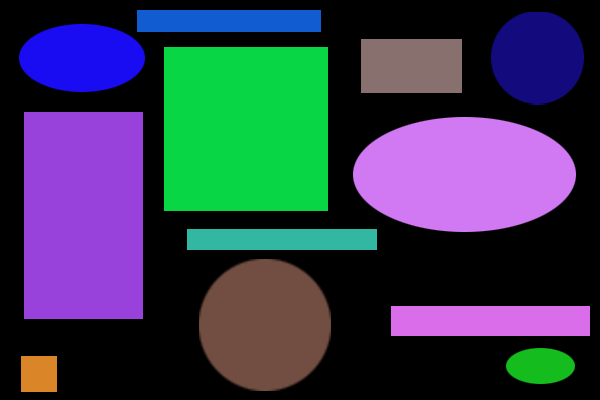
#> input picture remove-contours/shapes.png, 600 x 400 px
$ python remove_contours.py
#> lines starting #> are read from the running program, lines starting #| are printed output that depends on the picture; after the words box and inside, x2 and y2 are one past the last pixel; in counts of white or black regions, pixels touching at a corner belong together
# USAGE
# python remove_contours.py

# import the necessary packages
import numpy as np
import imutils
import cv2

def is_contour_bad(c):
	# approximate the contour
	peri = cv2.arcLength(c, True)
	approx = cv2.approxPolyDP(c, 0.02 * peri, True)

	# the contour is 'bad' if it is not a rectangle
	return not len(approx) == 4

# load the shapes image, convert it to grayscale, and edge edges in
# the image
image = cv2.imread("shapes.png")
#> image is the input picture: shape (400, 600, 3); mean B, G, R 79.6, 58, 52.9
gray = cv2.cvtColor(image, cv2.COLOR_BGR2GRAY)
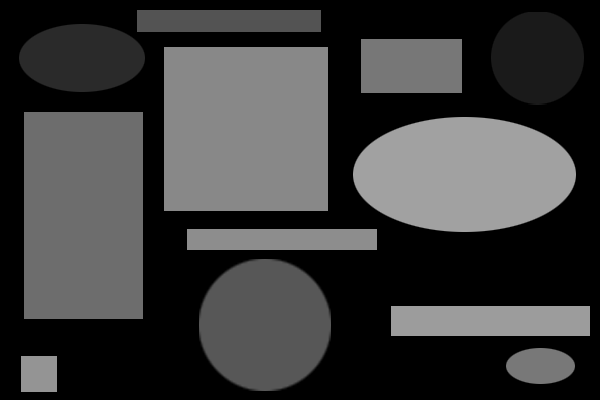
#> gray: shape (400, 600); min 0, max 161, mean 58.9
edged = cv2.Canny(gray, 50, 100)
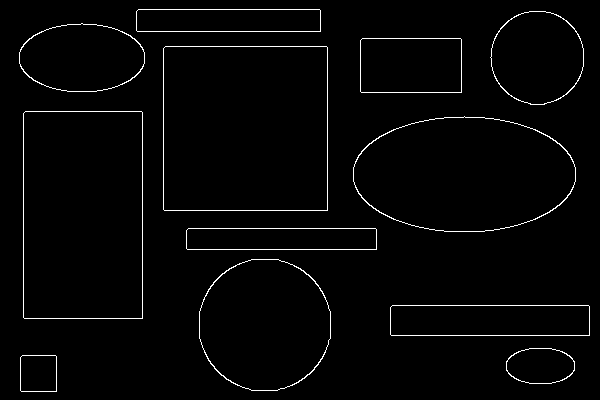
#> edged: shape (400, 600); 2.1% white in thin lines or dots
cv2.imshow("Original", image)

# find contours in the image and initialize the mask that will be
# used to remove the bad contours
cnts = cv2.findContours(edged.copy(), cv2.RETR_LIST, cv2.CHAIN_APPROX_SIMPLE)
#> cnts = 24 contours; largest, box (x1, y1, x2, y2) and area: (163, 46, 328, 211) 26893, (163, 46, 328, 211) 26892, (23, 111, 143, 319) 24630, (23, 111, 143, 319) 24630, (353, 116, 576, 232) 20177
cnts = imutils.grab_contours(cnts)
mask = np.ones(image.shape[:2], dtype="uint8") * 255

# loop over the contours
for c in cnts:
	# if the contour is bad, draw it on the mask
	if is_contour_bad(c):
		cv2.drawContours(mask, [c], -1, 0, -1)
#> this loop made 24 passes
#> (peri in is_contour_bad, approx in is_contour_bad) on passes 1, 2, 5, 6, 9, 10, 13, 14, 15, 16, 17, 18: (141.1, [[22, 355], [56, 356], [55, 391], [20, 390]]), (141.7, [[22, 355], [20, 390], [56, 391], [56, 356]]), (455.1, [[390, 307], [588, 305], [589, 334], [391, 335]]), (455.7, [[390, 307], [391, 335], [589, 335], [588, 305]]), (419.1, [[186, 230], [375, 228], [376, 248], [187, 249]]), (419.7, [[186, 230], [187, 249], [376, 249], [375, 228]]), (649.1, [[25, 111], [142, 112], [141, 318], [23, 317]]), (649.7, [[25, 111], [23, 317], [142, 318], [142, 112]]), (653.1, [[165, 46], [327, 47], [326, 210], [163, 209]]), (653.7, [[165, 46], [163, 209], [327, 210], [327, 47]]), (307.1, [[360, 40], [460, 38], [461, 91], [361, 92]]), (307.7, [[360, 40], [361, 92], [461, 92], [460, 38]])
#> peri in is_contour_bad on passes 3, 4, 7, 8, 11, 12: 175.5, 177.9, 435, 437.3, 572.1, 574.4
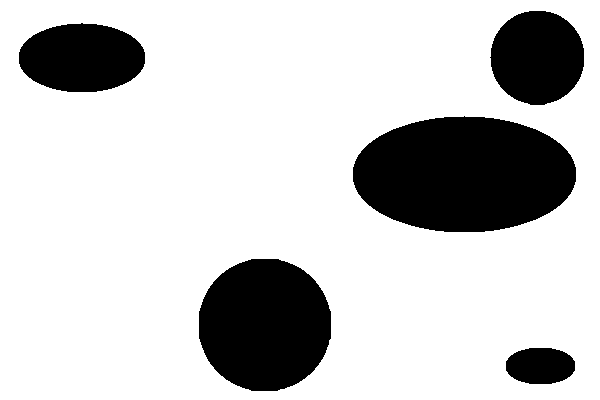
#> mask: shape (400, 600); 79.1% white; 5 black regions, box (x1, y1, x2, y2) and area: (353, 116, 576, 232) 20430, (199, 259, 331, 391) 13941, (490, 11, 584, 105) 6955, (19, 23, 145, 92) 6890, (506, 348, 575, 384) 2040

# remove the contours from the image and show the resulting images
image = cv2.bitwise_and(image, image, mask=mask)
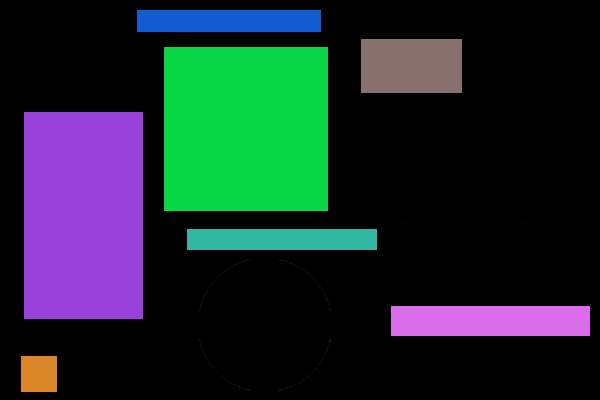
#> image: shape (400, 600, 3); mean B, G, R 45, 41.3, 27.4
cv2.imshow("Mask", mask)
cv2.imshow("After", image)
cv2.waitKey(0)
